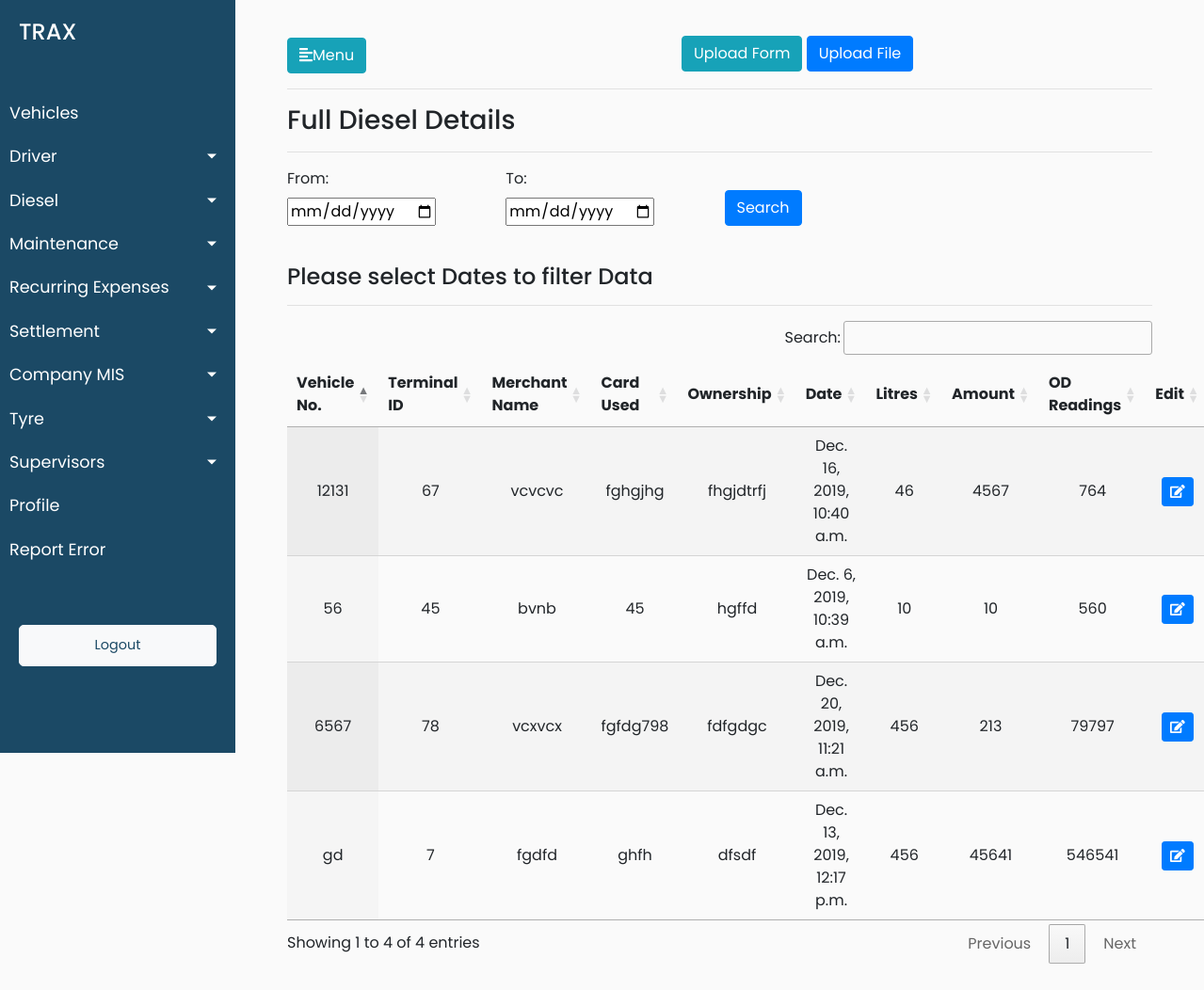
Page /diesel/full_diesel_details_filtered_by_date (signed in) on the earlier database version.
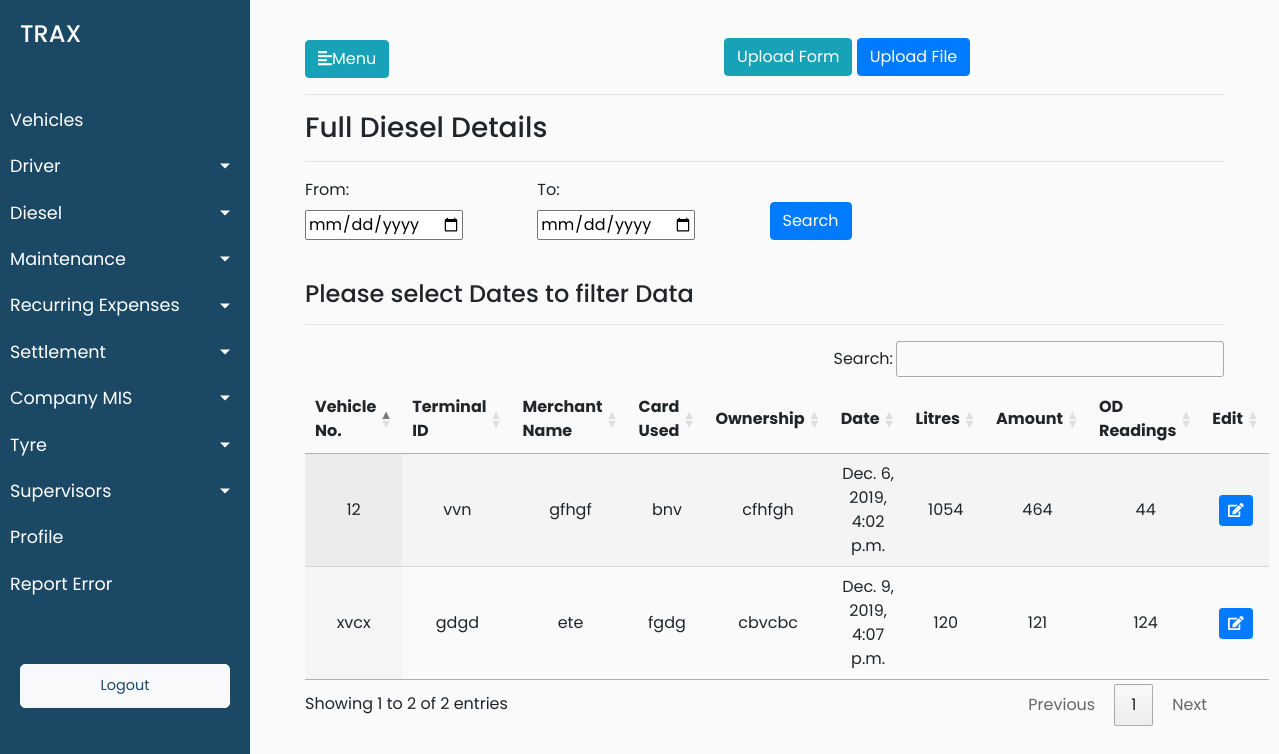
Same page on the later database version.
### trax_vehicle_manager_data/models.py (models this page shows, shortened)
class Expenses(models.Model):
    expense_name = models.CharField(max_length=900,blank=True)
    expense_id = models.CharField(max_length=900,blank=True)
    expense_vehicle_id = models.ForeignKey(Vehicles, on_delete = models.CASCADE)

class Diesel(Expenses):
    terminal_id = models.CharField(max_length=900,blank=True)
    transaction_date = models.DateTimeField(default=timezone.now,blank=True)
    merchant = models.CharField(max_length=900,blank=True)
    account_number = models.CharField(max_length=900,blank=True)
    card_used = models.CharField(max_length=900,blank=True)
    vehicle_number = models.CharField(max_length=900,blank=True)
    vehicle_detail = models.CharField(max_length=900,blank=True)
    transaction_type = models.CharField(max_length=900,blank=True)
    diesel_rate = models.CharField(max_length=900,blank=True)
    volume = models.CharField(max_length=900,blank=True)
    amount_Rs = models.CharField(max_length=900,blank=True)
    diesel_debit = models.CharField(max_length=900,blank=True)
    diesel_credit = models.CharField(max_length=900,blank=True)
    balance_Rs = models.CharField(max_length=900,blank=True)
    odometer_reading = models.CharField(max_length=900,blank=True)
    ownership = models.CharField(max_length=900,blank=True)

### trax_vehicle_manager_data/views.py (the view)
# urls.py: path('diesel/full_diesel_details_filtered_by_date',views.full_diesel_details_filtered_by_date,name='full_diesel_details_filtered_by_date'),
@login_required(login_url='/login')
def full_diesel_details_filtered_by_date(request):
    dieselobjectlist = []
    if request.method == "POST":
        date1=request.POST['date1']
        date2=request.POST['date2']
        dieselobjectlist = Diesel.objects.filter(transaction_date__range=[date1,date2]).all()
        filter_date = "True"
        data =  {'dieselobjectlist':dieselobjectlist,'date1':date1,'date2':date2,'filter_date':filter_date}
    else:
        dieselobjectlist = Diesel.objects.all()
        data =  {'dieselobjectlist':dieselobjectlist}
    return render(request,'trax_vehicle_manager_data/full_diesel_detail_filtered_by_date.html',data)

### trax_vehicle_manager_data/templates/trax_vehicle_manager_data/full_diesel_detail_filtered_by_date.html (shortened to what this page needs)
{% extends 'trax_vehicle_manager_data/base.html' %}
{% load static %}
{% load maintenance_data_filters %}
{% block stylesheets %}
<link rel="stylesheet" href="//cdn.datatables.net/1.10.19/css/jquery.dataTables.min.css">
{% endblock stylesheets %}
{% block content %}
<span id="btn">
<button class="upload_diesel_data_form btn btn-info" style="margin-left:-500px;margin-top:-2px">Upload Form </button>
<button type="button" class="btn btn-primary" style="margin-left:-5px;margin-top:-2px" data-toggle="modal" data-target="#exampleModalforUploadFile">Upload File</button>
</span>
<hr>
<h3>Full Diesel Details</h3>
<hr>
<form action={% url 'trax_vehicle_manager_data:full_diesel_details_filtered_by_date' %} method="post">
                        <div>
                        <div class="form-row">
                        <div class="form-group col-md-3">
                            <label for="start_date_lbl">From:</label><br>
                            <input type="date" class="datepicker" id="date1" name="date1">
                        </div>
                        <div class="form-group col-md-3">
                            <label for="end_date_lbl">To:</label><br>
                            <input type="date" class="datepicker" id="date2" name="date2">
                        </div>
                        <div class="form-group col-md-3">
                        <br>
                        <button type="submit" class="submit-btn btn btn-primary">Search</button>
                        </div>
                        </div>
                        <br>
                    </form>
<div>
{% if filter_date == "True" %}
<h4>{{date1|title}}To{{date2|title}}</h4>
{% else %}
<h4>Please select Dates to filter Data</h4>
{% endif %}
</div>
<hr>
<div>
    <table id="test_table" class="display" style="width:100%">
        <thead>
            <tr>
                <th>Vehicle No.</th>
                <th>Terminal ID</th>
                <th>Merchant Name</th>
                <th>Card Used</th>
                <th>Ownership</th>
                <th>Date</th>
                <th>Litres</th>
                <th>Amount</th>
                <th>OD Readings</th>
                <th>Edit</th>
            </tr>
        </thead>
        <tbody>
        {% for onedieselobject in dieselobjectlist %}
            <tr>
                <td>{{onedieselobject.vehicle_number}}</td>
                <td>{{ onedieselobject.terminal_id }}</td>
                <td>{{onedieselobject.merchant }}</td>
                <td>{{ onedieselobject.card_used }}</td>
                <td>{{ onedieselobject.ownership }}</td>
                <td>{{ onedieselobject.transaction_date }}</td>
                <td>{{ onedieselobject.volume }}</td>
                <td>{{ onedieselobject.amount_Rs }}</td>
                <td>{{ onedieselobject.odometer_reading }}</td>
                <td>
					<button type="button" class="update-data-entered btn btn-sm btn-primary" data-id="{% url 'trax_vehicle_manager_data:update_diesel_odometer_reading' pk=onedieselobject.pk  %}">
					<span class="fa fa-edit"></span>
					</button>
				</td>
            </tr>
        {% endfor %}
        </tbody>
    </table>
</div>
{% endblock %}

Differences in the rows shown:
removed Diesel: vehicle_number "56", terminal_id "45", merchant "bvnb", card_used "45", ownership "hgffd", transaction_date "Dec. 6, 2019, 10:39 a.m.", volume "10", amount_Rs "10", odometer_reading "560"
removed Diesel: vehicle_number "12131", terminal_id "67", merchant "vcvcvc", card_used "fghgjhg", ownership "fhgjdtrfj", transaction_date "Dec. 16, 2019, 10:40 a.m.", volume "46", amount_Rs "4567", odometer_reading "764"
removed Diesel: vehicle_number "6567", terminal_id "78", merchant "vcxvcx", card_used "fgfdg798", ownership "fdfgdgc", transaction_date "Dec. 20, 2019, 11:21 a.m.", volume "456", amount_Rs "213", odometer_reading "79797"
removed Diesel: vehicle_number "gd", terminal_id "7", merchant "fgdfd", card_used "ghfh", ownership "dfsdf", transaction_date "Dec. 13, 2019, 12:17 p.m.", volume "456", amount_Rs "45641", odometer_reading "546541"
added Diesel: vehicle_number "12", terminal_id "vvn", merchant "gfhgf", card_used "bnv", ownership "cfhfgh", transaction_date "Dec. 6, 2019, 4:02 p.m.", volume "1054", amount_Rs "464", odometer_reading "44"
added Diesel: vehicle_number "xvcx", terminal_id "gdgd", merchant "ete", card_used "fgdg", ownership "cbvcbc", transaction_date "Dec. 9, 2019, 4:07 p.m.", volume "120", amount_Rs "121", odometer_reading "124"
Other differences:
text written by a page script: "Search: Showing 1 to 4 of 4 entries Previous 1 Next" → "Search: Showing 1 to 2 of 2 entries Previous 1 Next"
